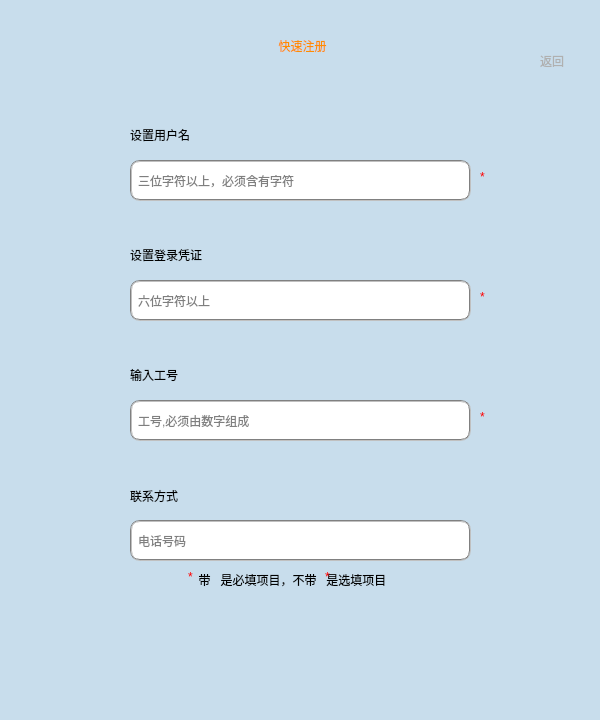
<?xml version="1.0" encoding="UTF-8"?>
<ui version="4.0">
 <class>Add_User</class>
 <widget class="QMainWindow" name="Add_User">
  <property name="geometry">
   <rect>
    <x>0</x>
    <y>0</y>
    <width>600</width>
    <height>720</height>
   </rect>
  </property>
  <property name="windowTitle">
   <string>MainWindow</string>
  </property>
  <property name="styleSheet">
   <string notr="true"/>
  </property>
  <widget class="QWidget" name="centralwidget">
   <widget class="QLabel" name="label_4">
    <property name="geometry">
     <rect>
      <x>100</x>
      <y>165</y>
      <width>30</width>
      <height>30</height>
     </rect>
    </property>
    <property name="styleSheet">
     <string notr="true">background-image: url(:/res/res/User.png);</string>
    </property>
    <property name="text">
     <string/>
    </property>
   </widget>
   <widget class="QLabel" name="label_3">
    <property name="geometry">
     <rect>
      <x>7</x>
      <y>10</y>
      <width>591</width>
      <height>71</height>
     </rect>
    </property>
    <property name="styleSheet">
     <string notr="true">font: 30pt &quot;方正粗圆简体&quot;;
color: rgb(255, 140, 0);</string>
    </property>
    <property name="text">
     <string>快速注册</string>
    </property>
    <property name="alignment">
     <set>Qt::AlignCenter</set>
    </property>
   </widget>
   <widget class="QLineEdit" name="le_UserName">
    <property name="geometry">
     <rect>
      <x>130</x>
      <y>160</y>
      <width>341</width>
      <height>41</height>
     </rect>
    </property>
    <property name="styleSheet">
     <string notr="true">border:2px groove gray;border-radius:10px;padding:2px 4px;
font: 10pt &quot;方正粗圆简体&quot;;</string>
    </property>
    <property name="placeholderText">
     <string>三位字符以上，必须含有字符</string>
    </property>
   </widget>
   <widget class="QLabel" name="label_2">
    <property name="geometry">
     <rect>
      <x>130</x>
      <y>240</y>
      <width>141</width>
      <height>30</height>
     </rect>
    </property>
    <property name="styleSheet">
     <string notr="true">font: 13pt &quot;方正粗圆简体&quot;;
</string>
    </property>
    <property name="text">
     <string>设置登录凭证</string>
    </property>
   </widget>
   <widget class="QLabel" name="label">
    <property name="geometry">
     <rect>
      <x>130</x>
      <y>120</y>
      <width>121</width>
      <height>30</height>
     </rect>
    </property>
    <property name="styleSheet">
     <string notr="true">font: 13pt &quot;方正粗圆简体&quot;;
</string>
    </property>
    <property name="text">
     <string>设置用户名</string>
    </property>
   </widget>
   <widget class="QLabel" name="label_6">
    <property name="geometry">
     <rect>
      <x>100</x>
      <y>285</y>
      <width>30</width>
      <height>30</height>
     </rect>
    </property>
    <property name="styleSheet">
     <string notr="true">background-image: url(:/res/res/pass.png);</string>
    </property>
    <property name="text">
     <string/>
    </property>
   </widget>
   <widget class="QLineEdit" name="le_Password">
    <property name="geometry">
     <rect>
      <x>130</x>
      <y>280</y>
      <width>341</width>
      <height>41</height>
     </rect>
    </property>
    <property name="styleSheet">
     <string notr="true">border:2px groove gray;border-radius:10px;padding:2px 4px;
font: 10pt &quot;方正粗圆简体&quot;;</string>
    </property>
    <property name="placeholderText">
     <string>六位字符以上</string>
    </property>
   </widget>
   <widget class="QLabel" name="label_5">
    <property name="geometry">
     <rect>
      <x>480</x>
      <y>170</y>
      <width>21</width>
      <height>21</height>
     </rect>
    </property>
    <property name="styleSheet">
     <string notr="true">font: 13pt &quot;方正粗圆简体&quot;;
color: rgb(255, 0, 0);
</string>
    </property>
    <property name="text">
     <string>*</string>
    </property>
    <property name="alignment">
     <set>Qt::AlignLeading|Qt::AlignLeft|Qt::AlignTop</set>
    </property>
   </widget>
   <widget class="QLabel" name="label_7">
    <property name="geometry">
     <rect>
      <x>480</x>
      <y>290</y>
      <width>21</width>
      <height>21</height>
     </rect>
    </property>
    <property name="styleSheet">
     <string notr="true">font: 13pt &quot;方正粗圆简体&quot;;
color: rgb(255, 0, 0);
</string>
    </property>
    <property name="text">
     <string>*</string>
    </property>
    <property name="alignment">
     <set>Qt::AlignLeading|Qt::AlignLeft|Qt::AlignTop</set>
    </property>
   </widget>
   <widget class="QLabel" name="label_8">
    <property name="geometry">
     <rect>
      <x>100</x>
      <y>405</y>
      <width>30</width>
      <height>30</height>
     </rect>
    </property>
    <property name="styleSheet">
     <string notr="true">background-image: url(:/res/res/Work.png);</string>
    </property>
    <property name="text">
     <string/>
    </property>
   </widget>
   <widget class="QLineEdit" name="le_Number">
    <property name="geometry">
     <rect>
      <x>130</x>
      <y>400</y>
      <width>341</width>
      <height>41</height>
     </rect>
    </property>
    <property name="styleSheet">
     <string notr="true">border:2px groove gray;border-radius:10px;padding:2px 4px;
font: 10pt &quot;方正粗圆简体&quot;;</string>
    </property>
    <property name="placeholderText">
     <string>工号,必须由数字组成</string>
    </property>
   </widget>
   <widget class="QLabel" name="label_9">
    <property name="geometry">
     <rect>
      <x>130</x>
      <y>360</y>
      <width>141</width>
      <height>30</height>
     </rect>
    </property>
    <property name="styleSheet">
     <string notr="true">font: 13pt &quot;方正粗圆简体&quot;;
</string>
    </property>
    <property name="text">
     <string>输入工号</string>
    </property>
   </widget>
   <widget class="QLabel" name="label_10">
    <property name="geometry">
     <rect>
      <x>480</x>
      <y>410</y>
      <width>21</width>
      <height>21</height>
     </rect>
    </property>
    <property name="styleSheet">
     <string notr="true">font: 13pt &quot;方正粗圆简体&quot;;
color: rgb(255, 0, 0);
</string>
    </property>
    <property name="text">
     <string>*</string>
    </property>
    <property name="alignment">
     <set>Qt::AlignLeading|Qt::AlignLeft|Qt::AlignTop</set>
    </property>
   </widget>
   <widget class="QLabel" name="label_11">
    <property name="geometry">
     <rect>
      <x>100</x>
      <y>525</y>
      <width>30</width>
      <height>30</height>
     </rect>
    </property>
    <property name="styleSheet">
     <string notr="true">background-image: url(:/res/res/Call.png);</string>
    </property>
    <property name="text">
     <string/>
    </property>
   </widget>
   <widget class="QLineEdit" name="Le_Phone">
    <property name="geometry">
     <rect>
      <x>130</x>
      <y>520</y>
      <width>341</width>
      <height>41</height>
     </rect>
    </property>
    <property name="styleSheet">
     <string notr="true">border:2px groove gray;border-radius:10px;padding:2px 4px;
font: 10pt &quot;方正粗圆简体&quot;;</string>
    </property>
    <property name="placeholderText">
     <string>电话号码</string>
    </property>
   </widget>
   <widget class="QLabel" name="label_12">
    <property name="geometry">
     <rect>
      <x>130</x>
      <y>480</y>
      <width>141</width>
      <height>31</height>
     </rect>
    </property>
    <property name="styleSheet">
     <string notr="true">font: 13pt &quot;方正粗圆简体&quot;;
</string>
    </property>
    <property name="text">
     <string>联系方式</string>
    </property>
   </widget>
   <widget class="QLabel" name="label_13">
    <property name="geometry">
     <rect>
      <x>180</x>
      <y>570</y>
      <width>21</width>
      <height>21</height>
     </rect>
    </property>
    <property name="styleSheet">
     <string notr="true">font: 13pt &quot;方正粗圆简体&quot;;
color: rgb(255, 0, 0);
</string>
    </property>
    <property name="text">
     <string>*</string>
    </property>
    <property name="alignment">
     <set>Qt::AlignHCenter|Qt::AlignTop</set>
    </property>
   </widget>
   <widget class="QLabel" name="label_14">
    <property name="geometry">
     <rect>
      <x>-13</x>
      <y>570</y>
      <width>611</width>
      <height>20</height>
     </rect>
    </property>
    <property name="styleSheet">
     <string notr="true">font: 9pt &quot;方正粗圆简体&quot;;
color: </string>
    </property>
    <property name="text">
     <string>带   是必填项目，不带   是选填项目</string>
    </property>
    <property name="alignment">
     <set>Qt::AlignCenter</set>
    </property>
   </widget>
   <widget class="QLabel" name="label_15">
    <property name="geometry">
     <rect>
      <x>325</x>
      <y>570</y>
      <width>21</width>
      <height>21</height>
     </rect>
    </property>
    <property name="styleSheet">
     <string notr="true">font: 13pt &quot;方正粗圆简体&quot;;
color: rgb(255, 0, 0);
</string>
    </property>
    <property name="text">
     <string>*</string>
    </property>
    <property name="alignment">
     <set>Qt::AlignLeading|Qt::AlignLeft|Qt::AlignTop</set>
    </property>
   </widget>
   <widget class="QPushButton" name="pb_GoAdd">
    <property name="geometry">
     <rect>
      <x>260</x>
      <y>620</y>
      <width>80</width>
      <height>80</height>
     </rect>
    </property>
    <property name="styleSheet">
     <string notr="true">background-color: rgb(154, 200, 233,115);
background-image: url(:/res/res/Arrow - Right Square.png);</string>
    </property>
    <property name="text">
     <string/>
    </property>
    <property name="flat">
     <bool>true</bool>
    </property>
   </widget>
   <widget class="QLabel" name="label_16">
    <property name="geometry">
     <rect>
      <x>540</x>
      <y>50</y>
      <width>91</width>
      <height>21</height>
     </rect>
    </property>
    <property name="styleSheet">
     <string notr="true">font:7pt &quot;方正粗圆简体&quot;;
color: rgb(176, 176, 176);</string>
    </property>
    <property name="text">
     <string>返回</string>
    </property>
   </widget>
   <widget class="QPushButton" name="pb_back">
    <property name="geometry">
     <rect>
      <x>533</x>
      <y>0</y>
      <width>50</width>
      <height>50</height>
     </rect>
    </property>
    <property name="styleSheet">
     <string notr="true">background-color: rgb(154, 200, 233,115);
background-image: url(:/res/res/Logout.png);</string>
    </property>
    <property name="text">
     <string/>
    </property>
    <property name="flat">
     <bool>true</bool>
    </property>
   </widget>
   <widget class="QLabel" name="label_17">
    <property name="geometry">
     <rect>
      <x>0</x>
      <y>0</y>
      <width>600</width>
      <height>720</height>
     </rect>
    </property>
    <property name="styleSheet">
     <string notr="true">background-color: rgb(154, 200, 233,115);</string>
    </property>
    <property name="text">
     <string/>
    </property>
   </widget>
   <widget class="QLabel" name="le_wa">
    <property name="geometry">
     <rect>
      <x>110</x>
      <y>90</y>
      <width>381</width>
      <height>16</height>
     </rect>
    </property>
    <property name="styleSheet">
     <string notr="true">color: rgb(255, 0, 0);
font: 9pt &quot;雅痞-简&quot;;</string>
    </property>
    <property name="text">
     <string/>
    </property>
    <property name="alignment">
     <set>Qt::AlignCenter</set>
    </property>
   </widget>
   <zorder>label_17</zorder>
   <zorder>label_4</zorder>
   <zorder>label_3</zorder>
   <zorder>le_UserName</zorder>
   <zorder>label_2</zorder>
   <zorder>label</zorder>
   <zorder>label_6</zorder>
   <zorder>le_Password</zorder>
   <zorder>label_5</zorder>
   <zorder>label_7</zorder>
   <zorder>label_8</zorder>
   <zorder>le_Number</zorder>
   <zorder>label_9</zorder>
   <zorder>label_10</zorder>
   <zorder>label_11</zorder>
   <zorder>Le_Phone</zorder>
   <zorder>label_12</zorder>
   <zorder>label_13</zorder>
   <zorder>label_14</zorder>
   <zorder>label_15</zorder>
   <zorder>pb_GoAdd</zorder>
   <zorder>label_16</zorder>
   <zorder>pb_back</zorder>
   <zorder>le_wa</zorder>
  </widget>
 </widget>
 <resources/>
 <connections/>
</ui>
